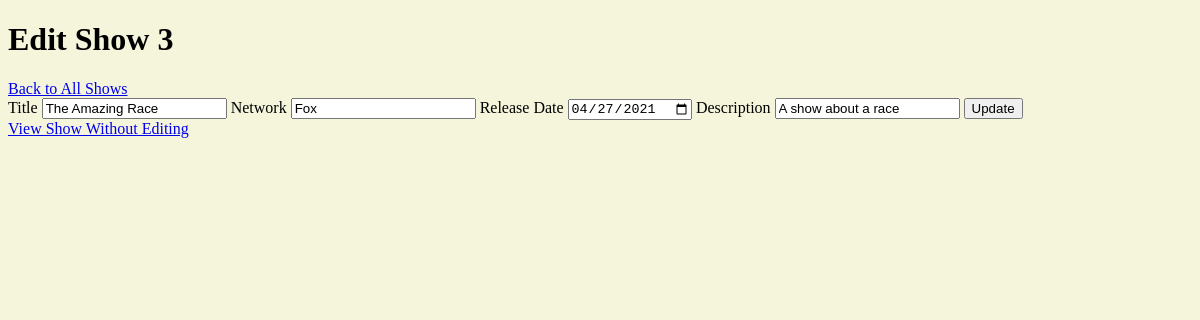
The app's page /shows/3/edit, older data.
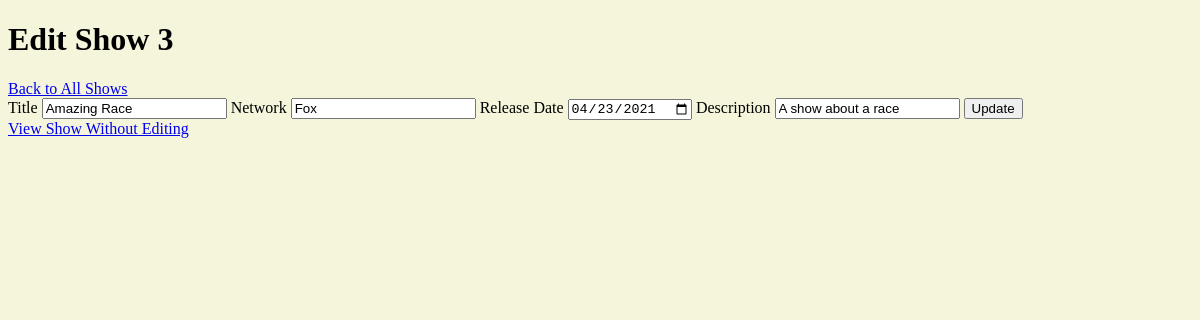
The same page, newer data.
### semi_restful_tv_shows_app/models.py (models this page shows, shortened)
class Shows(models.Model):
    title = models.CharField(max_length=255)
    network = models.CharField(max_length=255)
    release_date = models.DateField()
    description = models.TextField()
    created_at = models.DateTimeField(auto_now_add=True)
    updated_at = models.DateTimeField(auto_now=True)
    objects = ShowsManager()

### semi_restful_tv_shows_app/views.py (the view)
# urls.py: path('shows/<int:show_id>/edit', views.edit_show), #GET request to display form to update a specific object
def edit_show(request, show_id): #GET REQUEST
    this_show = Shows.objects.get(id=show_id)
    context = {
    "a_show": this_show
    }
    return render(request, "edit_show.html", context)

### semi_restful_tv_shows_app/templates/edit_show.html (shortened to what this page needs)
<!DOCTYPE html>
<html lang="en-US">
<head>
    {% load static %}
    <link rel="stylesheet" href="{% static 'style.css' %}">
</head>
<body>
    <div id="wrapper">
        <div>
            <h1>Edit Show {{a_show.id}}</h1>
            <a href="/shows">Back to All Shows</a>
        <div>
        <div>
            <form action="/shows/{{a_show.id}}/update" method="POST">
                <label for="title">Title</label>
                <input name="title" type="text" value="{{a_show.title}}">
                <label for="network">Network</label>
                <input name="network" type="text" value ="{{a_show.network}}">
                <label for="release_date">Release Date</label>
                <input name="release_date" type="date" value ="{{a_show.release_date|date:'Y-m-d'}}">
                <label for="description">Description</label>
                <input name="description" type="text" value ="{{a_show.description}}">
                <button type="submit">Update</button>
            </form>
        </div>
        <div>
            <a href="/shows/{{a_show.id}}">View Show Without Editing</a>
        </div>
    </div>
</body>
</html>

Row changes from the older to the newer data that the page shows:
changed Shows "Fox": title "The Amazing Race" → "Amazing Race"; release_date "04/27/2021" → "04/23/2021"
